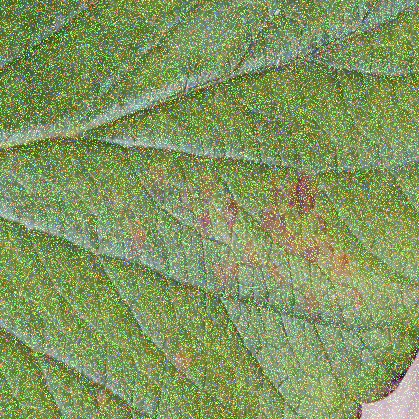
#> input picture dataset/train/images/angular_leafspot102_1_gaussian_noise.jpg, 419 x 419 px
$ python -i gmc.py   (imports and definitions only)
#> lines starting #> are read from the running program, lines starting #| are printed output that depends on the picture
### ultralytics/utils/__init__.py
# Ultralytics YOLO 🚀, AGPL-3.0 license

import contextlib
import inspect
import logging.config
import os
import platform
import re
import subprocess
import sys
import threading
import urllib
import uuid
from pathlib import Path
from types import SimpleNamespace
from typing import Union

import cv2
import matplotlib.pyplot as plt
import numpy as np
import torch
import yaml
from tqdm import tqdm as tqdm_original

from ultralytics import __version__


RANK = int(os.getenv('RANK', -1))
LOCAL_RANK = int(os.getenv('LOCAL_RANK', -1))


FILE = Path(__file__).resolve()
ROOT = FILE.parents[1]
ASSETS = ROOT / 'assets'
DEFAULT_CFG_PATH = ROOT / 'cfg/default.yaml'
NUM_THREADS = min(8, max(1, os.cpu_count() - 1))
AUTOINSTALL = str(os.getenv('YOLO_AUTOINSTALL', True)).lower() == 'true'
VERBOSE = str(os.getenv('YOLO_VERBOSE', True)).lower() == 'true'
TQDM_BAR_FORMAT = '{l_bar}{bar:10}{r_bar}' if VERBOSE else None
LOGGING_NAME = 'ultralytics'
MACOS, LINUX, WINDOWS = (platform.system() == x for x in ['Darwin', 'Linux', 'Windows'])
ARM64 = platform.machine() in ('arm64', 'aarch64')
PYTHON_VERSION = platform.python_version()
MACOS, LINUX, WINDOWS = (platform.system() == x for x in ["Darwin", "Linux", "Windows"])
HELP_MSG = \
    """
    Usage examples for running YOLOv8:

    1. Install the ultralytics package:

        pip install ultralytics

    2. Use the Python SDK:

        from ultralytics import YOLO

        # Load a model
        model = YOLO('yolov8n.yaml')  # build a new model from scratch
        model = YOLO("yolov8n.pt")  # load a pretrained model (recommended for training)

        # Use the model
        results = model.train(data="coco128.yaml", epochs=3)  # train the model
        results = model.val()  # evaluate model performance on the validation set
        results = model('https://ultralytics.com/images/bus.jpg')  # predict on an image
        success = model.export(format='onnx')  # export the model to ONNX format

    3. Use the command line interface (CLI):

        YOLOv8 'yolo' CLI commands use the following syntax:

            yolo TASK MODE ARGS

            Where   TASK (optional) is one of [detect, segment, classify]
                    MODE (required) is one of [train, val, predict, export]
                    ARGS (optional) are any number of custom 'arg=value' pairs like 'imgsz=320' that override defaults.
                        See all ARGS at https://docs.ultralytics.com/usage/cfg or with 'yolo cfg'

        - Train a detection model for 10 epochs with an initial learning_rate of 0.01
            yolo detect train data=coco128.yaml model=yolov8n.pt epochs=10 lr0=0.01

        - Predict a YouTube video using a pretrained segmentation model at image size 320:
            yolo segment predict model=yolov8n-seg.pt source='https://youtu.be/LNwODJXcvt4' imgsz=320

        - Val a pretrained detection model at batch-size 1 and image size 640:
            yolo detect val model=yolov8n.pt data=coco128.yaml batch=1 imgsz=640

        - Export a YOLOv8n classification model to ONNX format at image size 224 by 128 (no TASK required)
            yolo export model=yolov8n-cls.pt format=onnx imgsz=224,128

        - Run special commands:
            yolo help
            yolo checks
            yolo version
            yolo settings
            yolo copy-cfg
            yolo cfg

    Docs: https://docs.ultralytics.com
    Community: https://community.ultralytics.com
    GitHub: https://github.com/ultralytics/ultralytics
    """


torch.set_printoptions(linewidth=320, precision=4, profile='default')
#> (this line was passed over: torch is not available in this run)
np.set_printoptions(linewidth=320, formatter={'float_kind': '{:11.5g}'.format})
cv2.setNumThreads(0)
os.environ['NUMEXPR_MAX_THREADS'] = str(NUM_THREADS)
os.environ['CUBLAS_WORKSPACE_CONFIG'] = ':4096:8'
os.environ['TF_CPP_MIN_LOG_LEVEL'] = '2'


class TQDM(tqdm_original):
    """
    Custom Ultralytics tqdm class with different default arguments.

    Args:
        *args (list): Positional arguments passed to original tqdm.
        **kwargs (dict): Keyword arguments, with custom defaults applied.
    """

    # [6 lines left out: function __init__, not called in this run]


class SimpleClass:
    """Ultralytics SimpleClass is a base class providing helpful string representation, error reporting, and attribute
    access methods for easier debugging and usage.
    """

    # [13 lines left out: function __str__, not called in this run]

    def __repr__(self):
        """Return a machine-readable string representation of the object."""
        return self.__str__()

    # [4 lines left out: function __getattr__, not called in this run]


class IterableSimpleNamespace(SimpleNamespace):
    """Ultralytics IterableSimpleNamespace is an extension class of SimpleNamespace that adds iterable functionality and
    enables usage with dict() and for loops.
    """

    def __iter__(self):
        """Return an iterator of key-value pairs from the namespace's attributes."""
        return iter(vars(self).items())

    def __str__(self):
        """Return a human-readable string representation of the object."""
        return '\n'.join(f'{k}={v}' for k, v in vars(self).items())

    # [9 lines left out: function __getattr__, not called in this run]

    def get(self, key, default=None):
        """Return the value of the specified key if it exists; otherwise, return the default value."""
        return getattr(self, key, default)


# [41 lines left out: function plt_settings, not called in this run]


def set_logging(name=LOGGING_NAME, verbose=True):
    """Sets up logging for the given name."""
    rank = int(os.getenv('RANK', -1))
    level = logging.INFO if verbose and rank in {-1, 0} else logging.ERROR
    logging.config.dictConfig({
        'version': 1,
        'disable_existing_loggers': False,
        'formatters': {
            name: {
                'format': '%(message)s'}},
        'handlers': {
            name: {
                'class': 'logging.StreamHandler',
                'formatter': name,
                'level': level}},
        'loggers': {
            name: {
                'level': level,
                'handlers': [name],
                'propagate': False}}})


def emojis(string=''):
    """Return platform-dependent emoji-safe version of string."""
    return string.encode().decode('ascii', 'ignore') if WINDOWS else string


class EmojiFilter(logging.Filter):
    """
    A custom logging filter class for removing emojis in log messages.

    This filter is particularly useful for ensuring compatibility with Windows terminals that may not support the
    display of emojis in log messages.
    """

    # [4 lines left out: function filter, not called in this run]


set_logging(LOGGING_NAME, verbose=VERBOSE)
LOGGER = logging.getLogger(LOGGING_NAME)
if WINDOWS:
    LOGGER.addFilter(EmojiFilter())


class ThreadingLocked:
    """
    A decorator class for ensuring thread-safe execution of a function or method. This class can be used as a decorator
    to make sure that if the decorated function is called from multiple threads, only one thread at a time will be able
    to execute the function.

    Attributes:
        lock (threading.Lock): A lock object used to manage access to the decorated function.

    Example:
        ```python
        from ultralytics.utils import ThreadingLocked

        @ThreadingLocked()
        def my_function():
            # Your code here
            pass
        ```
    """

    def __init__(self):
        """Initializes the decorator class for thread-safe execution of a function or method."""
        self.lock = threading.Lock()

    # [43 lines left out: functions __call__, yaml_save, not called in this run]


def yaml_load(file='data.yaml', append_filename=False):
    """
    Load YAML data from a file.

    Args:
        file (str, optional): File name. Default is 'data.yaml'.
        append_filename (bool): Add the YAML filename to the YAML dictionary. Default is False.

    Returns:
        (dict): YAML data and file name.
    """
#> further down, picture is the input picture: shape (419, 419, 3); mean B, G, R 95.6, 149.5, 129.2
    assert Path(file).suffix in ('.yaml', '.yml'), f'Attempting to load non-YAML file {file} with yaml_load()'
    with open(file, errors='ignore', encoding='utf-8') as f:
        s = f.read()


        if not s.isprintable():
            s = re.sub(r'[^\x09\x0A\x0D\x20-\x7E\x85\xA0-\uD7FF\uE000-\uFFFD\U00010000-\U0010ffff]+', '', s)


        data = yaml.safe_load(s) or {}
        if append_filename:
            data['yaml_file'] = str(file)
        return data


# [13 lines left out: function yaml_print, not called in this run]


DEFAULT_CFG_DICT = yaml_load(DEFAULT_CFG_PATH)
for k, v in DEFAULT_CFG_DICT.items():
    if isinstance(v, str) and v.lower() == 'none':
        DEFAULT_CFG_DICT[k] = None
DEFAULT_CFG_KEYS = DEFAULT_CFG_DICT.keys()
DEFAULT_CFG = IterableSimpleNamespace(**DEFAULT_CFG_DICT)


# [80 lines left out: functions is_ubuntu, is_colab, is_kaggle, is_jupyter, is_docker, is_online, not called in this run]


ONLINE = is_online()


# [159 lines left out: functions is_pip_package, is_dir_writeable, is_pytest_running, is_github_actions_ci, is_git_dir, get_git_dir and 5 more, not called in this run]


USER_CONFIG_DIR = Path(os.getenv('YOLO_CONFIG_DIR') or get_user_config_dir())
SETTINGS_YAML = USER_CONFIG_DIR / 'settings.yaml'


# [68 lines left out: functions colorstr, remove_colorstr, not called in this run]


class TryExcept(contextlib.ContextDecorator):
    """
    YOLOv8 TryExcept class.

    Use as @TryExcept() decorator or 'with TryExcept():' context manager.
    """

    # [4 lines left out: function __init__, not called in this run]

    def __enter__(self):
        """Executes when entering TryExcept context, initializes instance."""
        pass

    # [95 lines left out: functions __exit__, threaded, set_sentry, not called in this run]


class SettingsManager(dict):
    """
    Manages Ultralytics settings stored in a YAML file.

    Args:
        file (str | Path): Path to the Ultralytics settings YAML file. Default is USER_CONFIG_DIR / 'settings.yaml'.
        version (str): Settings version. In case of local version mismatch, new default settings will be saved.
    """

    # [51 lines left out: function __init__, not called in this run]

    def load(self):
        """Loads settings from the YAML file."""
        super().update(yaml_load(self.file))

    def save(self):
        """Saves the current settings to the YAML file."""
        yaml_save(self.file, dict(self))

    # [24 lines left out: functions update, reset, deprecation_warn, clean_url, not called in this run]


def url2file(url):
    """Convert URL to filename, i.e. https://url.com/file.txt?auth -> file.txt."""
    return Path(clean_url(url)).name


PREFIX = colorstr('Ultralytics: ')
SETTINGS = SettingsManager()
DATASETS_DIR = Path(SETTINGS['datasets_dir'])
WEIGHTS_DIR = Path(SETTINGS['weights_dir'])
RUNS_DIR = Path(SETTINGS['runs_dir'])
ENVIRONMENT = 'Colab' if is_colab() else 'Kaggle' if is_kaggle() else 'Jupyter' if is_jupyter() else \
    'Docker' if is_docker() else platform.system()
TESTS_RUNNING = is_pytest_running() or is_github_actions_ci()
set_sentry()


from .patches import imread, imshow, imwrite, torch_save

torch.save = torch_save
if WINDOWS:

    cv2.imread, cv2.imwrite, cv2.imshow = imread, imwrite, imshow

# [23 lines left out: functions read_device_model, is_jetson, not called in this run]

PROC_DEVICE_MODEL = read_device_model()
IS_JETSON = is_jetson()

### ultralytics/trackers/utils/gmc.py
# Ultralytics YOLO 🚀, AGPL-3.0 license

import copy

import cv2
import numpy as np

from ultralytics.utils import LOGGER


class GMC:


    def __init__(self, method='sparseOptFlow', downscale=2):

        super().__init__()

        self.method = method
        self.downscale = max(1, int(downscale))

        if self.method == 'orb':
            self.detector = cv2.FastFeatureDetector_create(20)
            self.extractor = cv2.ORB_create()
            self.matcher = cv2.BFMatcher(cv2.NORM_HAMMING)

        elif self.method == 'sift':
            self.detector = cv2.SIFT_create(nOctaveLayers=3, contrastThreshold=0.02, edgeThreshold=20)
            self.extractor = cv2.SIFT_create(nOctaveLayers=3, contrastThreshold=0.02, edgeThreshold=20)
            self.matcher = cv2.BFMatcher(cv2.NORM_L2)

        elif self.method == 'ecc':
            number_of_iterations = 5000
            termination_eps = 1e-6
            self.warp_mode = cv2.MOTION_EUCLIDEAN
            self.criteria = (cv2.TERM_CRITERIA_EPS | cv2.TERM_CRITERIA_COUNT, number_of_iterations, termination_eps)

        elif self.method == 'sparseOptFlow':
            self.feature_params = dict(maxCorners=1000,
                                       qualityLevel=0.01,
                                       minDistance=1,
                                       blockSize=3,
                                       useHarrisDetector=False,
                                       k=0.04)

        elif self.method in ['none', 'None', None]:
            self.method = None
        else:
            raise ValueError(f'Error: Unknown GMC method:{method}')

        self.prevFrame = None
        self.prevKeyPoints = None
        self.prevDescriptors = None

        self.initializedFirstFrame = False

    def apply(self, raw_frame, detections=None):

        if self.method in ['orb', 'sift']:
            return self.applyFeatures(raw_frame, detections)
        elif self.method == 'ecc':
            return self.applyEcc(raw_frame, detections)
        elif self.method == 'sparseOptFlow':
            return self.applySparseOptFlow(raw_frame, detections)
        else:
            return np.eye(2, 3)

    # [157 lines left out: functions applyEcc, applyFeatures, not called in this run]

    def applySparseOptFlow(self, raw_frame, detections=None):

        height, width, _ = raw_frame.shape
#> height = 419; width = 419
        frame = cv2.cvtColor(raw_frame, cv2.COLOR_BGR2GRAY)
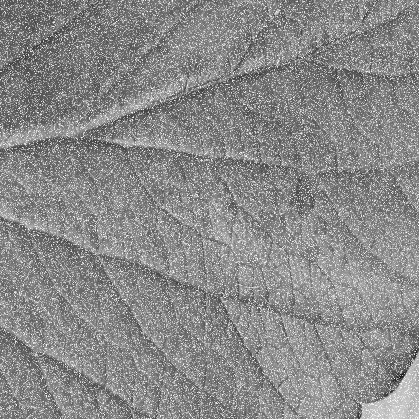
#> frame: shape (419, 419); min 25, max 255, mean 137.3
        H = np.eye(2, 3)


        if self.downscale > 1.0:

            frame = cv2.resize(frame, (width // self.downscale, height // self.downscale))
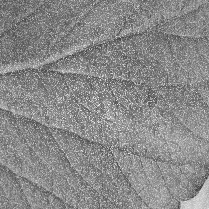
#> frame: shape (209, 209); min 54, max 251, mean 137.2


        keypoints = cv2.goodFeaturesToTrack(frame, mask=None, **self.feature_params)
#> keypoints = 1000 rows, first 8: [149, 103], [116, 36], [66, 88], [82, 150], [150, 98], [63, 72], [88, 77], [99, 104]


        if not self.initializedFirstFrame:

            self.prevFrame = frame.copy()
            self.prevKeyPoints = copy.copy(keypoints)
#> self.prevKeyPoints has the same summary as keypoints


            self.initializedFirstFrame = True

            return H


        matchedKeypoints, status, err = cv2.calcOpticalFlowPyrLK(self.prevFrame, frame, self.prevKeyPoints, None)


        prevPoints = []
        currPoints = []

        for i in range(len(status)):
            if status[i]:
                prevPoints.append(self.prevKeyPoints[i])
                currPoints.append(matchedKeypoints[i])

        prevPoints = np.array(prevPoints)
        currPoints = np.array(currPoints)


        if (np.size(prevPoints, 0) > 4) and (np.size(prevPoints, 0) == np.size(prevPoints, 0)):
            H, inliers = cv2.estimateAffinePartial2D(prevPoints, currPoints, cv2.RANSAC)


            if self.downscale > 1.0:
                H[0, 2] *= self.downscale
                H[1, 2] *= self.downscale
        else:
            LOGGER.warning('WARNING: not enough matching points')


        self.prevFrame = frame.copy()
        self.prevKeyPoints = copy.copy(keypoints)

        return H

>>> import cv2
>>> picture = cv2.imread('../../../dataset/train/images/angular_leafspot102_1_gaussian_noise.jpg')
>>> result = GMC().apply(picture)
#> result = [[1, 0, 0], [0, 1, 0]]

$ run again, on dataset/train/images/angular_leafspot350_1_poisson_noise.jpg
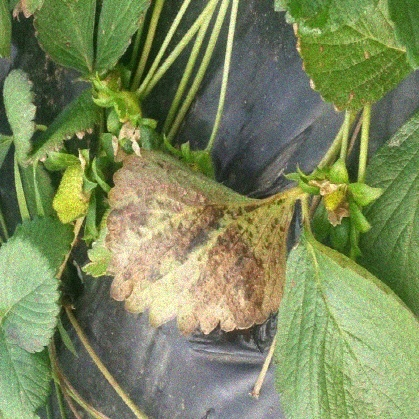
#> input picture dataset/train/images/angular_leafspot350_1_poisson_noise.jpg, 419 x 419 px
#> picture is the input picture: shape (419, 419, 3); mean B, G, R 92.3, 136.9, 124.1
#> in applySparseOptFlow, `frame = cv2.cvtColor(raw_frame, cv2.COLOR_BGR2GRAY)`:
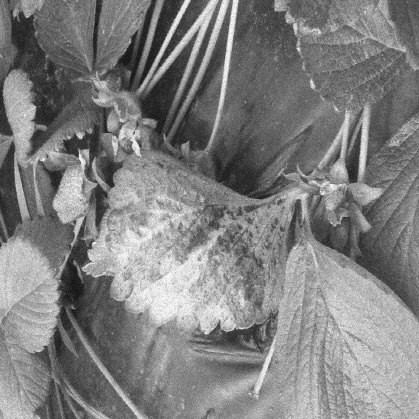
#> frame: shape (419, 419); min 18, max 251, mean 128
#> in applySparseOptFlow, `frame = cv2.resize(frame, (width // self.downscale, height // self.dow..`:
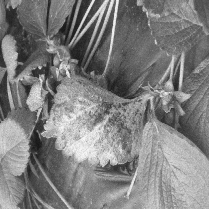
#> frame: shape (209, 209); min 22, max 248, mean 127.9
#> keypoints = 1000 rows, first 8: [40, 68], [44, 130], [43, 75], [13, 7], [109, 160], [19, 80], [149, 100], [48, 92]
#> self.prevKeyPoints has the same summary as keypoints
#> result = [[1, 0, 0], [0, 1, 0]]

$ run again, on dataset/train/images/blossom_blight114_1_poisson_noise.jpg
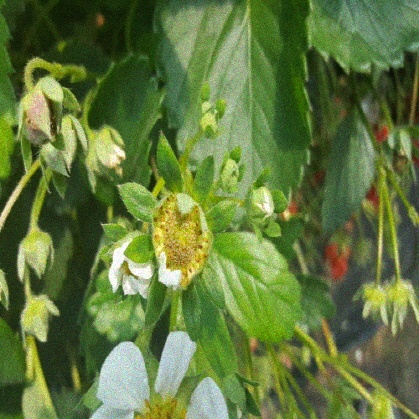
#> input picture dataset/train/images/blossom_blight114_1_poisson_noise.jpg, 419 x 419 px
#> picture is the input picture: shape (419, 419, 3); mean B, G, R 61.9, 119.1, 96.9
#> in applySparseOptFlow, `frame = cv2.cvtColor(raw_frame, cv2.COLOR_BGR2GRAY)`:
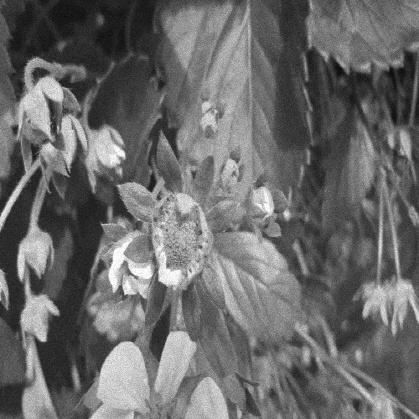
#> frame: shape (419, 419); min 11, max 255, mean 105.9
#> in applySparseOptFlow, `frame = cv2.resize(frame, (width // self.downscale, height // self.dow..`:
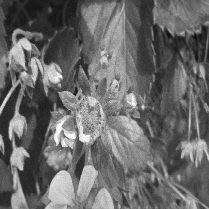
#> frame: shape (209, 209); min 14, max 253, mean 105.9
#> keypoints = 1000 rows, first 8: [28, 156], [22, 169], [75, 94], [61, 77], [143, 108], [62, 129], [7, 62], [182, 157]
#> self.prevKeyPoints has the same summary as keypoints
#> result = [[1, 0, 0], [0, 1, 0]]

$ run again, on dataset/train/images/blossom_blight128_1_poisson_noise.jpg
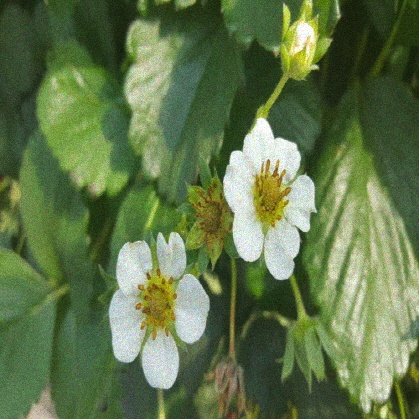
#> input picture dataset/train/images/blossom_blight128_1_poisson_noise.jpg, 419 x 419 px
#> picture is the input picture: shape (419, 419, 3); mean B, G, R 74.8, 117.6, 97.2
#> in applySparseOptFlow, `frame = cv2.cvtColor(raw_frame, cv2.COLOR_BGR2GRAY)`:
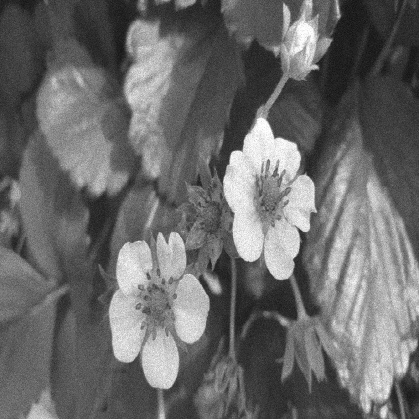
#> frame: shape (419, 419); min 17, max 255, mean 106.6
#> in applySparseOptFlow, `frame = cv2.resize(frame, (width // self.downscale, height // self.dow..`:
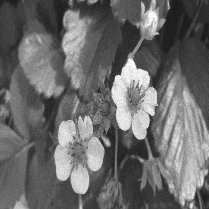
#> frame: shape (209, 209); min 23, max 254, mean 106.5
#> keypoints = 938 rows, first 8: [120, 74], [158, 33], [137, 68], [79, 116], [156, 104], [155, 106], [149, 86], [152, 115]
#> self.prevKeyPoints has the same summary as keypoints
#> result = [[1, 0, 0], [0, 1, 0]]
